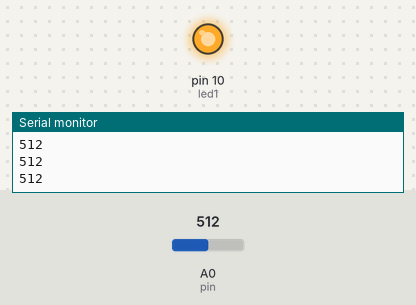
A sketch run on a simulated Arduino Uno, built with avr-gcc and run on an emulated ATmega328P. Parts: output pins drawn as LEDs (lit = HIGH), the last lines printed to the serial monitor. Inputs (shaded band) come from the test bench; at power-on: A0 (pin) = 512.

Above: at 1.2 s.
1.3 s: A0 (pin) set to 642
2.8 s: A0 (pin) set to 658
At 3.3 s:
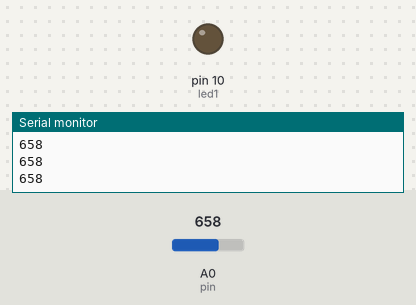
4.3 s: A0 (pin) set to 640
At 4.6 s:
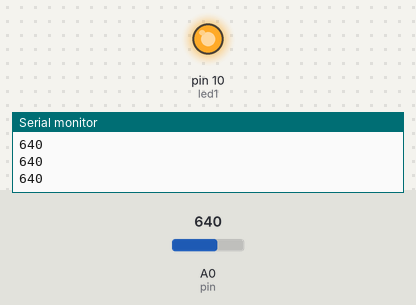
5.8 s: A0 (pin) set to 660
At 7.1 s:
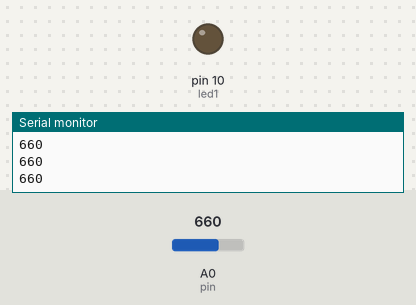
Timing chart, 0 to 8.3 s (numbered marks = the images above; inputs shaded):
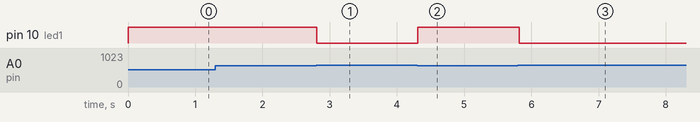

The sketch:

LDR.ino
```cpp
int led1=10;
int pin=A0;
int ldr=0;
void setup()
{
  pinMode(led1,OUTPUT);
  Serial.begin(9600);
}
void loop()
{
   ldr=analogRead(pin);
   if(ldr<=650)
   {
    digitalWrite(led1,HIGH);
   }
   else
   {
      digitalWrite(led1,LOW);
   }
    Serial.println(ldr);
    delay(100);
  }
```

Measured:
- the behaviour switches between 650 and 651 on A0 (pin) (found by bisection; images 0 and 1)
- after the input at 2.8 s, pin 10 (led1): HIGH → LOW at once
- after the input at 4.3 s, pin 10 (led1): LOW → HIGH at once
- after the input at 5.8 s, pin 10 (led1): HIGH → LOW at once
